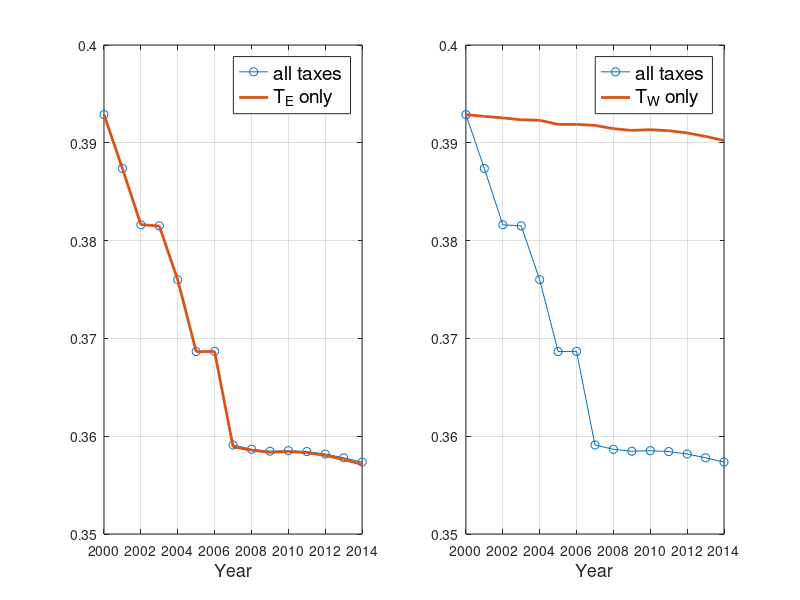

The MATLAB script that drew this image: (Note: this script raises an error after producing the figure.)
%%%%%%%%%%%%%%%%%%%%%%%%%%%%%%%%%%%%%%%%%%%%%%%%%%%%%%%%%%%%%%%%%%%%%%%%%%
% Case benchmark, gamma = 0.97
% see main.m
%%%%%%%%%%%%%%%%%%%%%%%%%%%%%%%%%%%%%%%%%%%%%%%%%%%%%%%%%%%%%%%%%%%%%%%%%%
clear; clc; close all
oldpath = fullfile(pwd,  '' );

%% Case benchmark, gamma = 0.97
load gamma097_alltaxes
load gamma097_te_only
load gamma097_tw_only


cd 'results\experiments'
subplot(1,2,1)
plot(year_vec,gamma097_alltaxes,'-o',year_vec,gamma097_te_only,'linewidth',2)
l=legend('all taxes','T_{E} only'); grid on
set(l,'FontSize',14)
xlabel('Year','Fontsize',13)

subplot(1,2,2)
plot(year_vec,gamma097_alltaxes,'-o',year_vec,gamma097_tw_only,'linewidth',2)
l=legend('all taxes','T_{W} only'); grid on
set(l,'Fontsize',14)
xlabel('Year','Fontsize',13)
suptitle('gamma = 0.97 (baseline)')
print('alltax_vs_te_gamma097','-depsc')
print('alltax_vs_te_gamma097','-dpng')


gamma097_alltaxes = gamma097_alltaxes*100;
gamma097_te_only = gamma097_te_only*100;
gamma097_tw_only = gamma097_tw_only*100;

fid=fopen('sensitivity_gamma097_table.tex','w');
fprintf(fid,'\n \\documentclass[12pt]{article}');
fprintf(fid,'\n \\begin{document}');

fprintf(fid,'\n \\begin{table}[h]');
fprintf(fid,'\n \\caption{Decomposing the change in Informality: Benchmark, gamma = 0.97}');
fprintf(fid,'\n \\begin{center}');
fprintf(fid,'\n \\label{results1}');
fprintf(fid,'\n \\begin{tabular}{lccc}');
%fprintf(fid,'\n   \\multicolumn{4}{c}{$\\tau_t$} \\\\');
fprintf(fid,'\n    & 2000 & 2014 & Change \\\\ \\hline');

fprintf(fid,'\n  All taxes &  $%5.2f$ & $%5.2f$ & $%5.2f$ \\\\ ',gamma097_alltaxes(1),gamma097_alltaxes(end),gamma097_alltaxes(end)-gamma097_alltaxes(1));
fprintf(fid,'\n  TE only &  $%5.2f$ & $%5.2f$ & $%5.2f$ \\\\ ',gamma097_te_only(1),gamma097_te_only(end),gamma097_te_only(end)-gamma097_te_only(1));
fprintf(fid,'\n  TW only &  $%5.2f$ & $%5.2f$ & $%5.2f$ \\\\ ',gamma097_tw_only(1),gamma097_tw_only(end),gamma097_tw_only(end)-gamma097_tw_only(1));

fprintf(fid,'\n \\hline');
fprintf(fid,'\n \\end{tabular}');
fprintf(fid,'\n \\end{center}');
fprintf(fid,'\n \\end{table}');

fprintf(fid,'\n \\end{document}');
fclose(fid);

%% Case gamma = 0.8
cd(oldpath)
load gamma_alltaxes
load gamma_te_only
load gamma_tw_only

cd 'results\experiments'
subplot(1,2,1)
plot(year_vec,gamma_alltaxes*100,'-o',year_vec,gamma_te_only*100,'linewidth',2)
l=legend('all taxes','T_{E} only'); grid on
set(l,'Fontsize',13)
xlabel('Year','Fontsize',13)

subplot(1,2,2)
plot(year_vec,gamma_alltaxes*100,'-o',year_vec,gamma_tw_only*100,'linewidth',2)
l=legend('all taxes','T_{W} only'); grid on
set(l,'Fontsize',14)
xlabel('Year','Fontsize',13)
suptitle('gamma = 0.8')
print('alltax_vs_te_gamma08','-depsc')
print('alltax_vs_te_gamma08','-dpng')


gamma_alltaxes = gamma_alltaxes*100;
gamma_te_only = gamma_te_only*100;
gamma_tw_only = gamma_tw_only*100;

fid=fopen('sensitivity_gamma08_table.tex','w');
fprintf(fid,'\n \\documentclass[12pt]{article}');
fprintf(fid,'\n \\begin{document}');

fprintf(fid,'\n \\begin{table}[h]');
fprintf(fid,'\n \\caption{Decomposing the change in Informality: Sensitivity Analysis, gamma = 0.8}');
fprintf(fid,'\n \\begin{center}');
fprintf(fid,'\n \\label{results1}');
fprintf(fid,'\n \\begin{tabular}{lccc}');
%fprintf(fid,'\n   \\multicolumn{4}{c}{$\\tau_t$} \\\\');
fprintf(fid,'\n    & 2000 & 2014 & Change \\\\ \\hline');

fprintf(fid,'\n  All taxes &  $%5.2f$ & $%5.2f$ & $%5.2f$ \\\\ ',gamma_alltaxes(1),gamma_alltaxes(end),gamma_alltaxes(end)-gamma_alltaxes(1));
fprintf(fid,'\n  TE only &  $%5.2f$ & $%5.2f$ & $%5.2f$ \\\\ ',gamma_te_only(1),gamma_te_only(end),gamma_te_only(end)-gamma_te_only(1));
fprintf(fid,'\n  TW only &  $%5.2f$ & $%5.2f$ & $%5.2f$ \\\\ ',gamma_tw_only(1),gamma_tw_only(end),gamma_tw_only(end)-gamma_tw_only(1));

fprintf(fid,'\n \\hline');
fprintf(fid,'\n \\end{tabular}');
fprintf(fid,'\n \\end{center}');
fprintf(fid,'\n \\end{table}');

fprintf(fid,'\n \\end{document}');
fclose(fid);

%% case gamma = 0.5
cd(oldpath)
load gamma1_alltaxes
load gamma1_te_only
load gamma1_tw_only

cd 'results\experiments'
subplot(1,2,1)
plot(year_vec,gamma1_alltaxes*100,'-o',year_vec,gamma1_te_only*100,'linewidth',2)
l=legend('all taxes','T_{E} only'); grid on
set(l,'Fontsize',14)
xlabel('Year','Fontsize',13)

subplot(1,2,2)
plot(year_vec,gamma1_alltaxes*100,'-o',year_vec,gamma1_tw_only*100,'linewidth',2)
l=legend('all taxes','T_{W} only'); grid on
set(l,'Fontsize',13)
xlabel('Year','Fontsize',13)
suptitle('gamma = 0.5')
print('alltax_vs_te_gamma05','-depsc')
print('alltax_vs_te_gamma05','-dpng')


gamma1_alltaxes = gamma1_alltaxes*100;
gamma1_te_only = gamma1_te_only*100;
gamma1_tw_only = gamma1_tw_only*100;

fid=fopen('sensitivity_gamma05_table.tex','w');
fprintf(fid,'\n \\documentclass[12pt]{article}');
fprintf(fid,'\n \\begin{document}');

fprintf(fid,'\n \\begin{table}[h]');
fprintf(fid,'\n \\caption{Decomposing the change in Informality: Sensitivity Analysis, gamma = 0.5}');
fprintf(fid,'\n \\begin{center}');
fprintf(fid,'\n \\label{results1}');
fprintf(fid,'\n \\begin{tabular}{lccc}');
%fprintf(fid,'\n   \\multicolumn{4}{c}{$\\tau_t$} \\\\');
fprintf(fid,'\n    & 2000 & 2014 & Change \\\\ \\hline');

fprintf(fid,'\n  All taxes &  $%5.2f$ & $%5.2f$ & $%5.2f$ \\\\ ',gamma1_alltaxes(1),gamma1_alltaxes(end),gamma1_alltaxes(end)-gamma1_alltaxes(1));
fprintf(fid,'\n  TE only &  $%5.2f$ & $%5.2f$ & $%5.2f$ \\\\ ',gamma1_te_only(1),gamma1_te_only(end),gamma1_te_only(end)-gamma1_te_only(1));
fprintf(fid,'\n  TW only &  $%5.2f$ & $%5.2f$ & $%5.2f$ \\\\ ',gamma1_tw_only(1),gamma1_tw_only(end),gamma1_tw_only(end)-gamma1_tw_only(1));

fprintf(fid,'\n \\hline');
fprintf(fid,'\n \\end{tabular}');
fprintf(fid,'\n \\end{center}');
fprintf(fid,'\n \\end{table}');

fprintf(fid,'\n \\end{document}');
fclose(fid);


%% Yet another figure...

subplot(3,2,1)
plot(year_vec,gamma097_alltaxes,'-o',year_vec,gamma097_te_only,'linewidth',2)
l=legend('all taxes','T_{E} only'); grid on
set(l,'FontSize',14)
xlabel('Year','Fontsize',13)

subplot(3,2,2)
plot(year_vec,gamma097_alltaxes,'-o',year_vec,gamma097_tw_only,'linewidth',2)
l=legend('all taxes','T_{W} only'); grid on
set(l,'Fontsize',14)
xlabel('Year','Fontsize',13)
sgtitle('gamma = 0.97 (baseline)')

subplot(3,2,3)
plot(year_vec,gamma_alltaxes,'-o',year_vec,gamma_te_only,'linewidth',2)
l=legend('all taxes','T_{E} only'); grid on
set(l,'Fontsize',13)
xlabel('Year','Fontsize',13)

subplot(3,2,4)
plot(year_vec,gamma_alltaxes,'-o',year_vec,gamma_tw_only,'linewidth',2)
l=legend('all taxes','T_{W} only'); grid on
set(l,'Fontsize',14)
xlabel('Year','Fontsize',13)
sgtitle('gamma = 0.8')

subplot(3,2,5)
plot(year_vec,gamma1_alltaxes,'-o',year_vec,gamma1_te_only,'linewidth',2)
l=legend('all taxes','T_{E} only'); grid on
set(l,'Fontsize',14)
xlabel('Year','Fontsize',13)

subplot(3,2,6)
plot(year_vec,gamma1_alltaxes,'-o',year_vec,gamma1_tw_only,'linewidth',2)
l=legend('all taxes','T_{W} only'); grid on
set(l,'Fontsize',13)
xlabel('Year','Fontsize',13)
sgtitle('gamma = 0.5')




